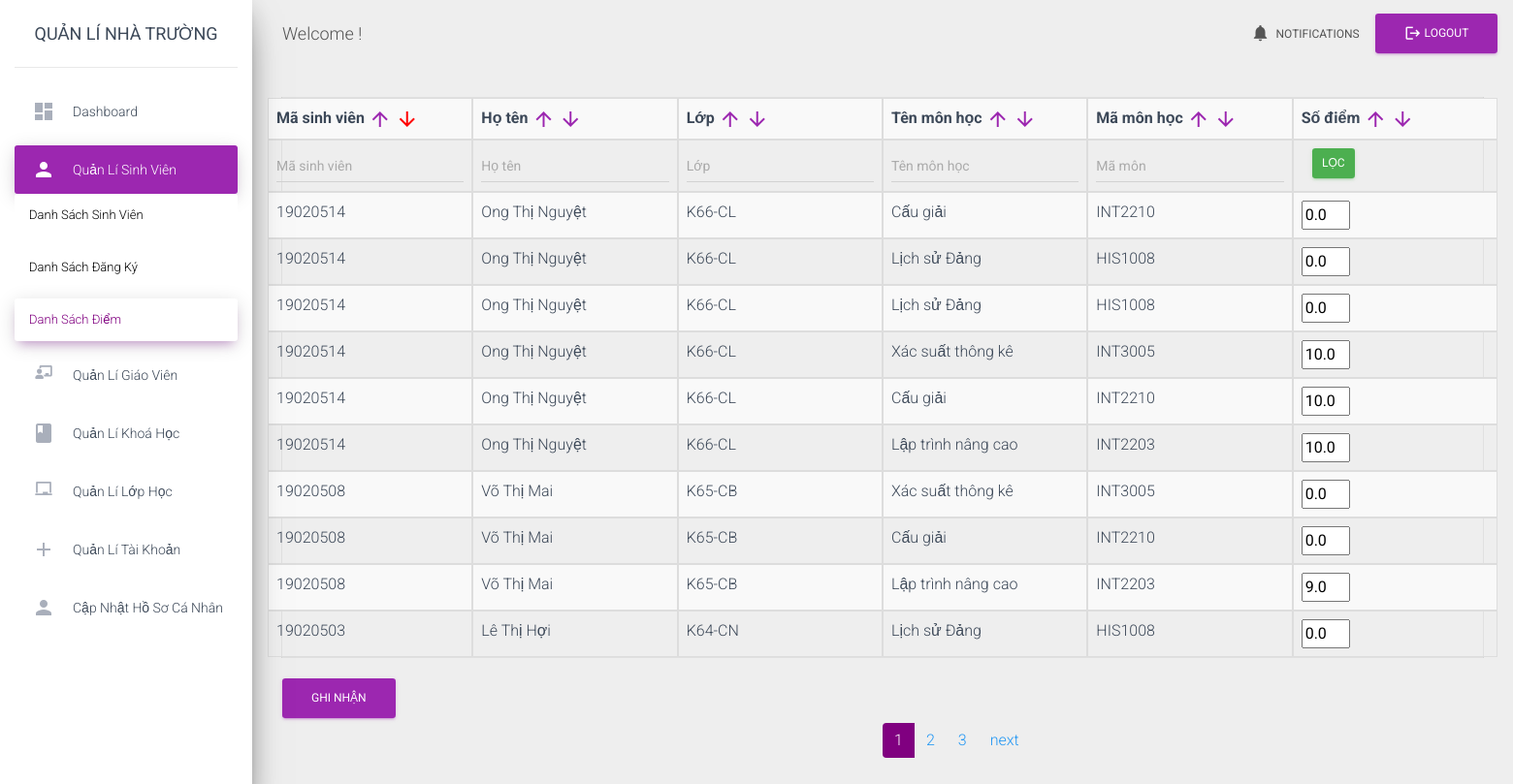
The app's page /queryOnSchoolGrade.php?type=view&page=1&order=studentId&direction=DESC (signed in), older data.
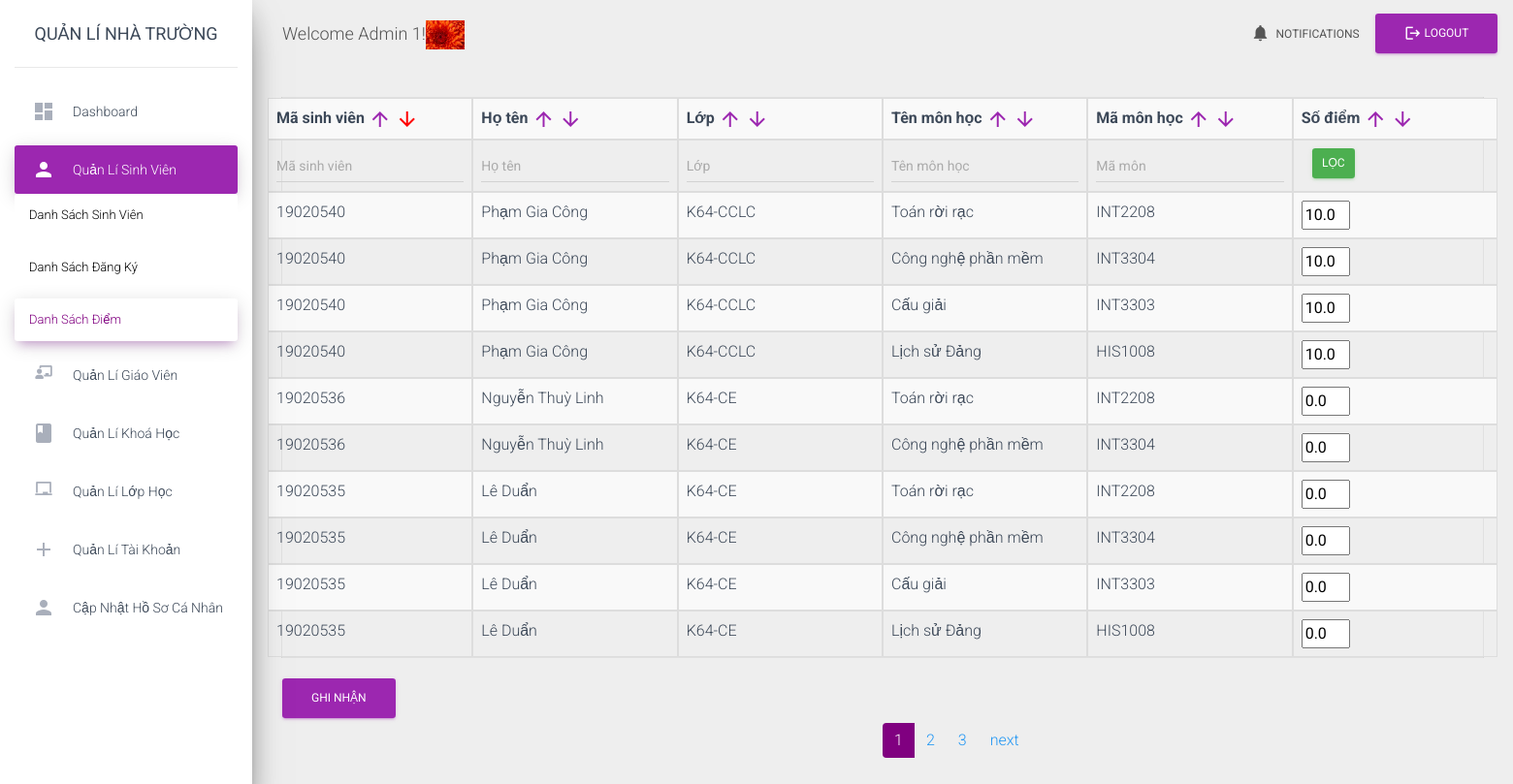
The same page, newer data.
### tables this page shows
CREATE TABLE `scores` (
  `id` int(11) NOT NULL,
  `score` decimal(3,1) NOT NULL,
  `courseId` int(11) NOT NULL,
  `studentId` int(11) NOT NULL
);

CREATE TABLE `courses` (
  `id` int(11) NOT NULL,
  `credit` int(11) NOT NULL,
  `startTime` varchar(5) NOT NULL,
  `endTime` varchar(5) NOT NULL,
  `place` varchar(20) NOT NULL,
  `courseCode` varchar(15) NOT NULL,
  `courseName` varchar(50) NOT NULL,
  `courseClassCode` varchar(20) NOT NULL,
  `maxStudent` int(11) NOT NULL,
  `teacherId` int(11) NOT NULL
);

CREATE TABLE `users` (
  `id` int(11) NOT NULL,
  `userId` int(11) NOT NULL,
  `title` varchar(20) NOT NULL,
  `username` varchar(50) NOT NULL,
  `pass` varchar(50) NOT NULL,
  `salt` varchar(10) NOT NULL,
  `representName` varchar(50) DEFAULT NULL,
  `img-personal` varchar(50) DEFAULT NULL
);

### function/functions.php (called while the page is built, shortened)
<?php
function selectElementFrom($table, $element = '*', $condition = "1", $limit = "")
{
    global $conn;
    $sqlSelect = "SELECT $element FROM $table WHERE $condition $limit";
    $query = $conn->query($sqlSelect);
    return $query;
}
function checkStatusOrder($order, $direction)
{
    if (isset($_GET['order']) && $_GET['order'] == $order &&
        isset($_GET['direction']) && $_GET['direction'] == $direction) {
        return true;
    }
    return false;
}
?>

### module/score/queryOnGrades.php (called while the page is built, shortened)
<?php
require_once "function/functions.php";
require_once "./models/Course.php";
$scoreModel = new Score();
$courseModel = new Course();
if (isset($_GET['page'])) {
    $page = $_GET['page'];
}
$refTable = [
    "studentList" => ['studentId', 'fullName', 'classId', 'className' ],
    "courses" => $courseModel->getFields()
];
$table = "scores.id, scores.studentId, fullName, className, scores.courseId, credit, courseCode, courseName, courseClassCode, scores.score FROM `scores`
                LEFT JOIN (SELECT students.id studentId, students.fullName, classes.id classId, classes.className className
                           FROM `students`
                           LEFT JOIN classes
                           ON students.classId = classes.id  ) studentList
                           ON scores.studentId = studentList.studentId
                LEFT JOIN courses ON scores.courseId = courses.id ";
if (isset($_GET['filter'])) {
    $orderBy = $_GET['order'];
    $direction = $_GET['direction'];
    $result = $scoreModel->filter(['table'=>"$table",
        "limit"=>'-1',
        'page'=>$page,
        "order"=>"$orderBy",
        "direction"=>"$direction",], array_merge($_GET, $_POST), $refTable);
    $totalRes = count($result);
    $result = $scoreModel->filter(['table'=>"$table",
        'page'=>$page,
        "order"=>"$orderBy",
        "direction"=>"$direction",], array_merge($_GET, $_POST), $refTable);
} else if (isset($_GET['order']) && isset($_GET['direction'])) {
    $orderBy = $_GET['order'];
    $direction = $_GET['direction'];
    $result = $scoreModel->filter(["order"=>"$orderBy",
        "direction"=>"$direction",
        "page"=>"$page",
        "table"=>"$table",
        "limit"=>'-1']);
    $result = $scoreModel->filter(["order"=>"$orderBy",
        "direction"=>"$direction",
        "page"=>"$page",
        "table"=>"$table"]);
}
$scoreList = $result;
?>

### models/BaseModel.php (called while the page is built, shortened)
<?php
abstract class BaseModel
{
    protected $conn;
    protected $table = 'table';
    protected $fields = [];
    public function __construct()
    {
        global $conn;
        $this->conn = $conn;
    }
    public function filter($params, $whereas=[], $refTable=[]) {
        $orderBy = $params['order'] ?? 'id';
        $directBy = $params['direction'] ?? 'desc';
        $page = $params['page'] ?? 1;
        $limit = $params['limit'] ?? 10;
        $table = $params['table'] ?? "* FROM $this->table";
        if (in_array($orderBy, $this->fields)) {
            $pref = $this->table . ".";
        } else {
            $pref = '';
        }
        if ($limit == -1){
            $orderMethod = "ORDER BY $pref$orderBy $directBy";
        } else{
            $orderMethod = "ORDER BY $pref$orderBy $directBy LIMIT " . ($page - 1) * $limit . ", " . "$limit";
        }
        $sqlFilter = "SELECT $table WHERE ". $this->filterBy($whereas, $refTable) . " $orderMethod";
        $result = $this->conn->query($sqlFilter);
        return $result->fetch_all(MYSQLI_ASSOC);
    }
    private function filterBy($condition, $refTables = []) {
        $res = [];
        $res = implode(" AND ", $res);
        if (empty($res)) {
            return 1;
        }
        return $res;
    }
}

### module/score/view.php (the view, shortened to what the changed rows need)
<form method='post' action='#'>
    <table class='table table-striped table-hover table-bordered' style='width:  100%;'>
        <tr class="row">
            <?php
            $linkRef = http_build_query($_GET);
            $rootLink = "queryOnSchoolGrade.php?$linkRef&page=1";
            ?>
            <th class="col-sm-2">Mã sinh viên
                <a href="<?=$rootLink?>&order=studentId&direction=ASC"
                   class="<?= (checkStatusOrder('studentId', 'ASC')) ? 'activeDir' : '' ?>">
                    <i class="material-icons">arrow_upward</i>
                </a>
                <a href="<?=$rootLink?>&order=studentId&direction=DESC"
                   class="<?= (checkStatusOrder('studentId', 'DESC')) ? 'activeDir' : '' ?>">
                    <i class="material-icons">arrow_downward</i>
                </a>
            </th>
            <th class="col-sm-2">Họ tên
                <a href="<?=$rootLink?>&order=fullName&direction=ASC"
                   class="<?= (checkStatusOrder('fullName', 'ASC')) ? 'activeDir' : '' ?>">
                    <i class="material-icons">arrow_upward</i>
                </a>
                <a href="<?=$rootLink?>&order=fullName&direction=DESC"
                   class="<?= (checkStatusOrder('fullName', 'DESC')) ? 'activeDir' : '' ?>">
                    <i class="material-icons">arrow_downward</i>
                </a>
            </th>
            <th class="col-sm-2">Lớp
                <a href="<?=$rootLink?>&order=className&direction=ASC"
                   class="<?= (checkStatusOrder('className', 'ASC')) ? 'activeDir' : '' ?>">
                    <i class="material-icons">arrow_upward</i>
                </a>
                <a href="<?=$rootLink?>&order=className&direction=DESC"
                   class="<?= (checkStatusOrder('className', 'DESC')) ? 'activeDir' : '' ?>">
                    <i class="material-icons">arrow_downward</i>
                </a>
            </th>
            <th class="col-sm-2">Tên môn học
                <a href="<?=$rootLink?>&order=courseName&direction=ASC"
                   class="<?= (checkStatusOrder('courseName', 'ASC')) ? 'activeDir' : '' ?>">
                    <i class="material-icons">arrow_upward</i>
                </a>
                <a href="<?=$rootLink?>&order=courseName&direction=DESC"
                   class="<?= (checkStatusOrder('courseName', 'DESC')) ? 'activeDir' : '' ?>">
                    <i class="material-icons">arrow_downward</i>
                </a>
            </th>
            <th class="col-sm-2">Mã môn học
                <a href="<?=$rootLink?>&order=courseCode&direction=ASC"
                   class="<?= (checkStatusOrder('courseCode', 'ASC')) ? 'activeDir' : '' ?>">
                    <i class="material-icons">arrow_upward</i>
                </a>
                <a href="<?=$rootLink?>&order=courseCode&direction=DESC"
                   class="<?= (checkStatusOrder('courseCode', 'DESC')) ? 'activeDir' : '' ?>">
                    <i class="material-icons">arrow_downward</i>
                </a>
            </th>
            <th class="col-sm-2">Số điểm
                <a href="<?=$rootLink?>&order=score&direction=ASC"
                   class="<?= (checkStatusOrder('score', 'ASC')) ? 'activeDir' : '' ?>">
                    <i class="material-icons">arrow_upward</i>
                </a>
                <a href="<?=$rootLink?>&order=score&direction=DESC"
                   class="<?= (checkStatusOrder('score', 'DESC')) ? 'activeDir' : '' ?>">
                    <i class="material-icons">arrow_downward</i>
                </a>
            </th>
        </tr>
        <tr class="row">
            <th class="col-sm-2"><input type="text" name="studentId" placeholder="Mã sinh viên"
                                        class="form-control"
                                        value="<?= $_POST['studentId']?? ($_GET['studentId'] ?? '') ?>">
            </th>
            <th class="col-sm-2"><input type="text" name="fullName" placeholder="Họ tên"
                                        class="form-control"
                                        value="<?= $_POST['fullName']?? ($_GET['fullName'] ?? '')  ?>">
            </th>
            <th class="col-sm-2"><input type="text" name="className" placeholder="Lớp"
                                        class="form-control"
                                        value="<?= $_POST['className']?? ($_GET['className'] ?? '')  ?>">
            </th>
            <th class="col-sm-2"><input type="text" name="courseName" placeholder="Tên môn học"
                                        class="form-control"
                                        value="<?= $_POST['courseName']?? ($_GET['courseName'] ?? '')  ?>">
            </th>
            <th class="col-sm-2"><input type="text" name="courseCode" placeholder="Mã môn"
                                        class="form-control"
                                        value="<?= $_POST['courseCode']?? ($_GET['courseCode'] ?? '')  ?>">
            </th>
            <th class='col-sm-2'><input type="submit" class="btn btn-success"
                                        style="padding: 7px 10px; margin: 0px 11px" name="filter"
                                        value="Lọc"></th>
        </tr>
</form>
<form method="post">
        <?php
            if (count($scoreList) > 0 ) {
                foreach ($scoreList as $row) {
                    $position=$row['courseId']."_".$row['studentId'];
                    ?>
                    <tr class='row'>
                        <td class='col-sm-2'><?=$row['studentId']?></td>
                        <td class='col-sm-2'><?=$row['fullName']?></td>
                        <td class='col-sm-2'><?=$row['className']?></td>
                        <td class='col-sm-2'><?=$row['courseName']?></td>
                        <td class='col-sm-2'><?=$row['courseCode']?></td>
                        <td class='col-sm-2'>
                            <input type='text' name='<?=$position?>' style='width: 50px;' value='<?=$row['score']?>'>
                        </td>
                    </tr>
                <?php }
            }
        ?>
</form>
<?php
require_once "module/page/view.php";
$params = array_merge($_GET, $_POST);
getPagination("queryOnSchoolGrade.php", $params, "$totalRes");

### module/page/view.php (shortened to what the changed rows need)
<?php
function getPagination($rootLink, $params, $total){
    $total_pages = ceil($total/ 10);
    $pagLink = "<ul class='pagination'>";
    $page = isset($params['page']) ? $params['page'] : 0;
    $elements = [];
    foreach ($params as $key=>$value) {
        if ($key == 'page' || empty($value)) {
            continue;
        }
        $elements[$key] = $value;
    }
    $linkRef = http_build_query($elements);
    for ($i=1; $i<=$total_pages; $i++) {
        $pagLink .= "<li class='page-item'>";
        if (isset($_GET['page']) && $_GET['page'] == $i) {
            $pagLink .= "<a class='page-link active' href='$rootLink?$linkRef&page=".$i."'>".$i."</a>";
        } else {
            $pagLink .= "<a class='page-link' href='$rootLink?$linkRef&page=".$i."'>".$i."</a>";
        }
        $pagLink .= "</li>";
    }
    if ($page < $total_pages) {
        $pagLink .= "<li class='page-item'>
        <a class='page-link'
           href='$rootLink?$linkRef&page=".($page + 1)."'>".'next'."
        </a>
    </li>";
    }
    echo $pagLink . "</ul>";
}

### includes/header.php (shortened to what the changed rows need)
<nav
	class="navbar navbar-expand-lg navbar-transparent navbar-absolute fixed-top ">
	<div class="container-fluid">
		<div class="navbar-wrapper" id="div-img">
			<a class="navbar-brand" href="process.php" id="welcome">Welcome
                <?php
                if (isset($_SESSION['username'])) {
                    $selectUser = selectElementFrom("users", "*", "username = '$_SESSION[username]'");
                    $user = $selectUser->fetch_assoc();
                    if (isset($user['representName'])){
                        echo "$user[representName]!";
                    } else {
                        echo "$user[username]!";
                    }
                    if (isset($user['img-personal'])) {
                        $srcImg = $user['img-personal'];
                        echo "<img src='$srcImg' id='img-user'/>";
                    } else {
                        $srcImg = "";
                    }
                } else {
                    $_SESSION['permission'] = false;
                }
                ?>
            </a>
		</div>
    </div>
</nav>

Row changes from the older to the newer data that the page shows:
removed scores: studentId "19020514", fullName "Ong Thị Nguyệt", className "K66-CL", courseId.courseName "Cấu giải", courseId.courseCode "INT2210", score "0.0"
removed scores: studentId "19020514", fullName "Ong Thị Nguyệt", className "K66-CL", courseId.courseName "Lịch sử Đảng", courseId.courseCode "HIS1008", score "0.0"
removed scores: studentId "19020514", fullName "Ong Thị Nguyệt", className "K66-CL", courseId.courseName "Lịch sử Đảng", courseId.courseCode "HIS1008", score "0.0"
removed scores: studentId "19020514", fullName "Ong Thị Nguyệt", className "K66-CL", courseId.courseName "Xác suất thông kê", courseId.courseCode "INT3005", score "10.0"
removed scores: studentId "19020514", fullName "Ong Thị Nguyệt", className "K66-CL", courseId.courseName "Cấu giải", courseId.courseCode "INT2210", score "10.0"
removed scores: studentId "19020514", fullName "Ong Thị Nguyệt", className "K66-CL", courseId.courseName "Lập trình nâng cao", courseId.courseCode "INT2203", score "10.0"
removed scores: studentId "19020508", fullName "Võ Thị Mai", className "K65-CB", courseId.courseName "Xác suất thông kê", courseId.courseCode "INT3005", score "0.0"
removed scores: studentId "19020508", fullName "Võ Thị Mai", className "K65-CB", courseId.courseName "Cấu giải", courseId.courseCode "INT2210", score "0.0"
removed scores: studentId "19020508", fullName "Võ Thị Mai", className "K65-CB", courseId.courseName "Lập trình nâng cao", courseId.courseCode "INT2203", score "9.0"
removed scores: studentId "19020503", fullName "Lê Thị Hợi", className "K64-CN", courseId.courseName "Lịch sử Đảng", courseId.courseCode "HIS1008", score "0.0"
now on this page (row edited): users: representName "Admin 1", value (picture)
added scores: studentId "19020540", fullName "Phạm Gia Công", className "K64-CCLC", courseId.courseName "Toán rời rạc", courseId.courseCode "INT2208", score "10.0"
added scores: studentId "19020540", fullName "Phạm Gia Công", className "K64-CCLC", courseId.courseName "Công nghệ phần mềm", courseId.courseCode "INT3304", score "10.0"
added scores: studentId "19020540", fullName "Phạm Gia Công", className "K64-CCLC", courseId.courseName "Cấu giải", courseId.courseCode "INT3303", score "10.0"
added scores: studentId "19020540", fullName "Phạm Gia Công", className "K64-CCLC", courseId.courseName "Lịch sử Đảng", courseId.courseCode "HIS1008", score "10.0"
added scores: studentId "19020536", fullName "Nguyễn Thuỳ Linh", className "K64-CE", courseId.courseName "Toán rời rạc", courseId.courseCode "INT2208", score "0.0"
added scores: studentId "19020536", fullName "Nguyễn Thuỳ Linh", className "K64-CE", courseId.courseName "Công nghệ phần mềm", courseId.courseCode "INT3304", score "0.0"
added scores: studentId "19020535", fullName "Lê Duẩn", className "K64-CE", courseId.courseName "Toán rời rạc", courseId.courseCode "INT2208", score "0.0"
added scores: studentId "19020535", fullName "Lê Duẩn", className "K64-CE", courseId.courseName "Công nghệ phần mềm", courseId.courseCode "INT3304", score "0.0"
added scores: studentId "19020535", fullName "Lê Duẩn", className "K64-CE", courseId.courseName "Cấu giải", courseId.courseCode "INT3303", score "0.0"
added scores: studentId "19020535", fullName "Lê Duẩn", className "K64-CE", courseId.courseName "Lịch sử Đảng", courseId.courseCode "HIS1008", score "0.0"
